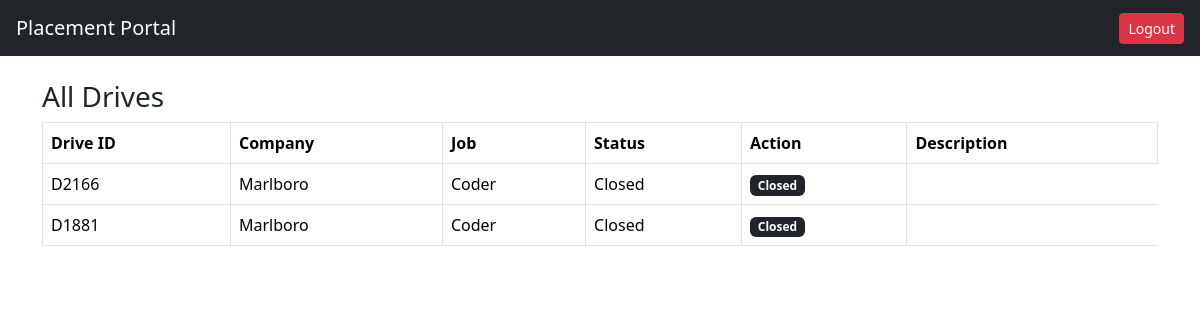
Before: /admin/drives (signed in) with the older database file.
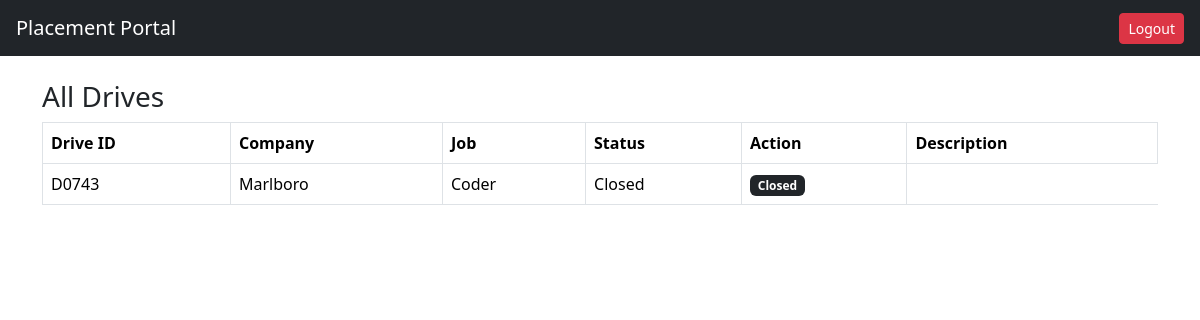
After: the same page with the newer database file.
### tables this page shows
CREATE TABLE drive(
        id INTEGER PRIMARY KEY AUTOINCREMENT,
        drive_uid TEXT UNIQUE,
        company_id INTEGER,
        job_title TEXT,
        job_description TEXT,
        eligibility TEXT,
        deadline TEXT,
        status TEXT DEFAULT 'Pending'
    );

CREATE TABLE company(
        id INTEGER PRIMARY KEY AUTOINCREMENT,
        company_uid TEXT UNIQUE,
        company_name TEXT,
        hr_contact TEXT,
        email TEXT UNIQUE,
        password TEXT,
        website TEXT,
        approval_status TEXT DEFAULT 'Pending',
        is_active INTEGER DEFAULT 1
    );

### app.py (the view)
@app.route("/admin/drives")
def admin_drives():
    if session.get("role") != "admin":
        return redirect("/")
    conn = get_connection()
    drives = drives = conn.execute("""
SELECT
drive.id,
drive.drive_uid,
company.company_name,
drive.job_title,
drive.status
FROM drive
JOIN company ON drive.company_id = company.id
""").fetchall()
    return render_template("admin_drives.html", drives=drives)

### models.py (called while the page is built)
def get_connection():
    conn = sqlite3.connect(DATABASE)
    conn.row_factory = sqlite3.Row
    return conn

### templates/admin_drives.html
{% extends "base.html" %}
{% block content %}
<h3>All Drives</h3>
<table class="table table-bordered">
<tr>
<th>Drive ID</th>
<th>Company</th>
<th>Job</th>
<th>Status</th>
<th>Action</th>
<th>Description</th>
</tr>
{% for d in drives %}
<tr>
<td>{{ d.drive_uid }}</td>
<td>{{ d.company_name }}</td>
<td>{{ d.job_title }}</td>
<td>{{ d.status }}</td>
<td>
{% if d.status == "Pending" %}
<a href="/admin/approve_drive/{{ d.id }}"
class="btn btn-success btn-sm">
Approve
</a>
<a href="/admin/reject_drive/{{ d.id }}"
class="btn btn-danger btn-sm">
Reject
</a>
{% elif d.status == "Approved" %}
<span class="badge bg-success">
Approved
</span>
{% elif d.status == "Closed" %}
<span class="badge bg-dark">
Closed
</span>
{% endif %}
</td>
</tr>
{% endfor %}
</table>
{% endblock %}

Changed rows visible on the page:
removed drive: drive_uid "D1881", company_name "Marlboro", job_title "Coder", status "Closed"
changed drive "Coder": drive_uid "D2166" → "D0743"
